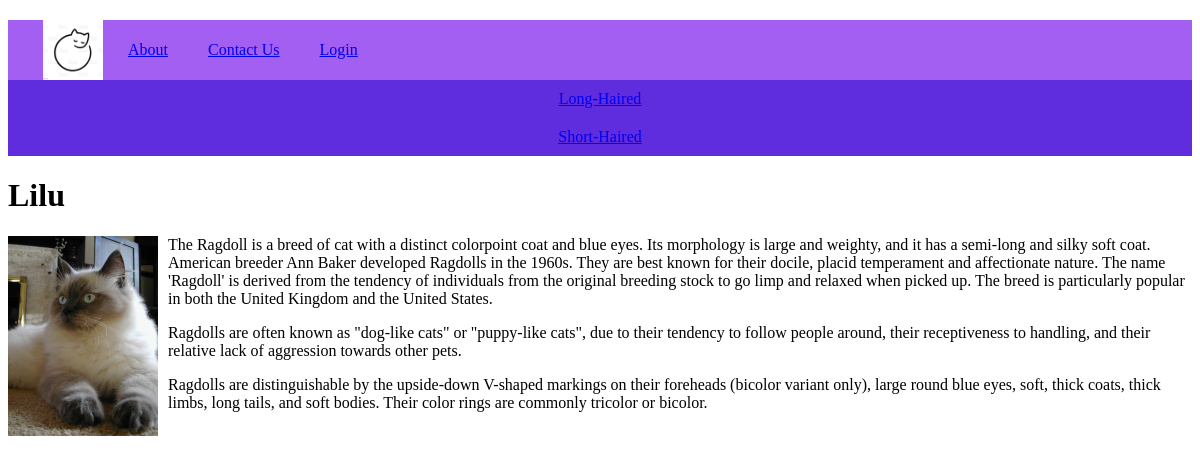
Page /post/lilu/ on the committed database.
### cats/models.py (models this page shows, shortened)
class Menu(models.Model):
    title = models.CharField(max_length=100, db_index=True, verbose_name='Menu')
    url_name = models.CharField(max_length=100, db_index=True, verbose_name='url_name')
    class Meta:
        verbose_name = 'Menu'
        verbose_name_plural = 'Menu'
        ordering = ['id']

class Category(models.Model):
    name = models.CharField(max_length=100, db_index=True, verbose_name='Category')
    slug = models.SlugField(max_length=255, unique=True, db_index=True, verbose_name='URL')
    def get_absolute_url(self):
        return reverse('category', kwargs={'cat_slug': self.slug})
    class Meta:
        verbose_name = 'Category'
        verbose_name_plural = 'Categories'
        ordering = ['id']

class Cats(models.Model):
    title = models.CharField(max_length=225, verbose_name='Name')
    slug = models.SlugField(max_length=255, unique=True, db_index=True, verbose_name='URL')
    content = models.TextField(blank=True)
    photo = models.ImageField(upload_to="photos")
    time_create = models.DateTimeField(auto_now_add=True)
    time_update = models.DateTimeField(auto_now=True)
    is_published = models.BooleanField(default=True)
    cat = models.ForeignKey('Category', on_delete=models.PROTECT)
    def __str__(self):
        return self.title
    class Meta:
        verbose_name = 'Cats'
        verbose_name_plural = 'Our cats'
        ordering = ['-time_create', 'title']

### cats/views.py (the view)
# urls.py: path('post/<slug:post_slug>/', ShowPost.as_view(), name='post'),
class ShowPost(DataMixin, DetailView):
    model = Cats
    template_name = 'cats/post_complete.html'
    context_object_name = 'post'
    slug_url_kwarg = 'post_slug'
    def get_queryset(self):
        return Cats.objects.filter(slug=self.kwargs['post_slug'])
    def get_context_data(self, **kwargs):
        context = super().get_context_data(**kwargs)
        c_def = self.get_user_context(title=context['post'])
        return dict(list(context.items()) + list(c_def.items()))

### cats/templatetags/cats_tags.py (called while the page is built)
@register.simple_tag(name='getcats')
def get_categories(filter=None):
    if not filter:
        return Category.objects.all()
    else:
        return Category.objects.filter(pk=filter)

@register.inclusion_tag('cats/list_categories.html')
def show_categories(sort=None, cat_selected=0):
    if not sort:
        cats = Category.objects.all()
    else:
        cats = Category.objects.order_by(sort)
    return {'cats': cats, 'cat_selected': cat_selected}

### cats/utils.py (called while the page is built)
    def get_user_context(self, **kwargs):
        context = kwargs
        cats = Category.objects.all()
        menu = list(Menu.objects.all())
        user_menu = menu.copy()
        if not self.request.user.is_authenticated:
            user_menu.pop(1)
        context['menu'] = user_menu
        context['cats'] = cats
        if 'cat_selected' not in context:
            context['cat_selected'] = 0
        return context

### cats/templates/cats/post_complete.html
{% extends 'cats/base.html' %}
{% block content %}
<h1>{{post.title}}</h1>
{% if post.photo %}
<p><img class="img-article-left thumb " src="{{post.photo.url}}" ></p>
{% endif %}
{{post.content|linebreaks}}
{% endblock %}

### cats/templates/cats/base.html (shortened to what this page needs)
{% load static %}
{% load cats_tags %}
<!DOCTYPE html>
<html lang="en">
<head>
    <link type="text/css" href="{% static 'cats/css/styles.css' %}" rel="stylesheet" />
</head>
<body>
    {% block mainmenu %}
	<div class="header">
        <div id="mainmenu" class="mainmenu">
                <a href="{% url 'home' %}"><div class="logo"></div></a>
{% for m in menu %}
       <div class="menu-items">
            <a href="{% url m.url_name %}">{{m.title}}</a>
       </div>
{% endfor %}
        </div>
</div>
    {% endblock mainmenu %}
<div>
    {% for c in cats %}
        {% if c.pk == cat_selected %}
            <div class="box selected">{{c.name}}</div>
        {% else %}
    <div class="box">
            <a href="{{c.get_absolute_url }}">{{c.name}}</a>
        </div>
        {% endif %}
    {% endfor %}
</div>
    {% block content %}
    {% endblock %}
</body>
</html>

### cats/static/cats/css/styles.css (style rules this page uses)
html, body { font-family: 'Georgia'; height: 100%; }
.header { background: #a35ef2; height: 60px; }
.logo { background: url('../images/logocat.jpg') no-repeat 15px; background-size: contain; width: 70px; height: 60px; padding-right: 10px; }
.mainmenu { display: flex; align-items: center; color: white; margin: 20px; }
.menu-items { margin: 20px; }
.box { background: #5f2cde; display: grid; padding: 10px; justify-content: center; color: pink; }
img { max-width: 600px; height: auto; }
img.img-article-left { max-width: 300px; height: auto; float: left; padding: 0 10px 10px 0; }
img.img-article-left.thumb { max-width: 150px; height: auto; }

### rows in the picture
Menu: title "About"
Menu: title "Contact Us"
Menu: title "Login"
Category: name "Long-Haired"
Category: name "Short-Haired"
Cats: title "Lilu", photo (picture), content "The Ragdoll is a breed of cat with a distinct colorpoint coat and blue eyes. Its morphology is large and weighty, and it has a semi-long and silky soft coat. American breeder Ann Baker developed Ragdolls in the 1960s. They are best known for their docile, placid temperament and affectionate nature. The name 'Ragdoll' is derived from the tendency of individuals from the original breeding stock to go limp and relaxed when picked up. The breed is particularly popular in both the United Kingdom and the United States. Ragdolls are often known as \"dog-like cats\" or \"puppy-like cats\", due to their tendency to follow people around, their receptiveness to handling, and their relative lack of…"
